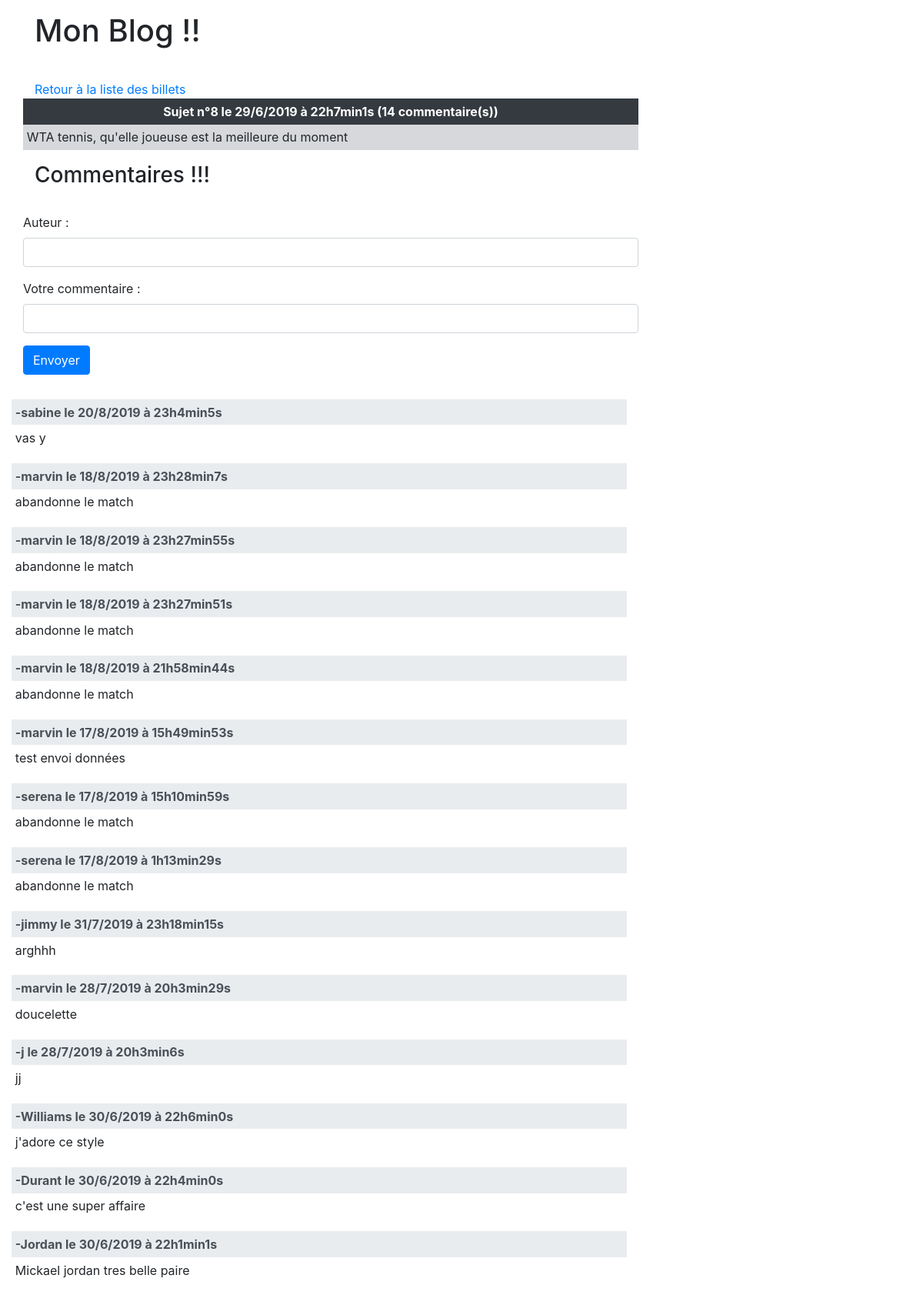
The app's page /index.php?action=post&id=8 with its own data.
### tables this page shows
CREATE TABLE `posts` (
  `id` tinyint(3) UNSIGNED NOT NULL,
  `title` varchar(250) NOT NULL,
  `content` varchar(250) NOT NULL,
  `date_creation` datetime DEFAULT NULL
);

CREATE TABLE `comments` (
  `id` int(11) NOT NULL,
  `id_post` tinyint(3) UNSIGNED DEFAULT NULL,
  `author` varchar(250) NOT NULL,
  `comment` text NOT NULL,
  `date_comment` datetime DEFAULT NULL
);

### controller/frontend.php (called while the page is built, shortened)
<?php
require('model/frontend.php');
function post()
{
    $post = viewPost($_GET['id']);
    $ncomment = nbComment($_GET['id']);
    $ReqComment = listComments($_GET['id']);
    require('view/frontend/postView.php');
}

### model/frontend.php (called while the page is built, shortened)
<?php
function viewPost($postid)
{
	$bdd = dbConnect();
	$req2 = $bdd->prepare('SELECT id, title, content, date_creation, DAY(date_creation) AS jour, MONTH(date_creation) AS mois, YEAR(date_creation) AS annee, HOUR(date_creation) AS heure, MINUTE(date_creation) AS minute, SECOND(date_creation) AS seconde FROM posts  WHERE id=?');
	$req2->execute(array($postid));
	$post = $req2->fetch();
	return $post;
}
function nbComment()
{
	$bdd = dbConnect();
	$nbrcomment = $bdd->prepare('SELECT COUNT(id_post) as nbrmsg FROM comments WHERE id_post=?');
	$nbrcomment->execute(array($_GET['id']));
	$ncomment = $nbrcomment->fetch();
	return $ncomment;
}
function listComments($postid)
{
	$bdd = dbConnect();
	$ReqComment = $bdd->prepare('SELECT author, comment, date_comment, DAY(date_comment) AS jour, MONTH(date_comment) AS mois, YEAR(date_comment) AS annee, HOUR(date_comment) AS heure, MINUTE(date_comment) AS minute, SECOND(date_comment) AS seconde FROM comments WHERE id_post=? ORDER BY ID DESC');
	$ReqComment->execute(array($postid));
	return $ReqComment;
}
function dbConnect()
{
    try
    {
        $bdd = new PDO('mysql:host=localhost;dbname=TpBlog;charset=utf8', 'root', '');
        return $bdd;
    }
    catch(Exception $e)
    {
        die('Erreur : '.$e->getMessage());
    }
}

### view/frontend/postView.php (the view, shortened to what this page needs)
<!DOCTYPE html>
<html>
<head>
</head>
<body>
	<section class="container">
		<header>
			<p><h1>Mon Blog !!</h1></p>
			<br/ >
			<a href="index.php">Retour à la liste des billets</a>
		</header>
		<section class="row">
			<table class="table table-borderless table-sm">
					<thead  class="thead-dark">
						<tr><th><?php echo htmlspecialchars($post['title']) . ' le ' . $post['jour'] . '/' . $post['mois'] . '/' . $post['annee'] . ' à ' . $post['heure'] . 'h' . $post['minute'] . 'min' . $post['seconde'] . 's' ; ?>
						<?php
							echo '(' . htmlspecialchars($ncomment['nbrmsg']) .' commentaire(s))';
					?>
			</th></tr>
					</thead>
						<tr><td class="table-secondary"><?php echo htmlspecialchars($post['content']); ?></td></tr>
			</table><br/>
		</section>
		<br\ >
		<h3>Commentaires !!!</h3>
		<br/ >
			<section class="row">
					<form class="form-group" action=""  method="POST">
						<p><label>Auteur : </label><input class="form-control" type="text" name="author" required></p>
						<p><label>Votre commentaire : </label><input class="form-control" type="text" name="comment" required></p>
						<p><button type="submit" name="submit_msg" class="btn btn-primary">Envoyer</button></p>
					</form>
				<br/ >
				<div class="row">
					<?php
					while ($comments = $ReqComment->fetch())
					{
					?>
					<table class="table table-borderless table-sm">
						<thead  class="thead-light">
							<?php
							$datecom = $comments['jour'] . '/' . $comments['mois'] . '/' . $comments['annee'] . ' à ' . $comments['heure'] . 'h' . $comments['minute'] . 'min' . $comments['seconde'] . 's';
							?>
						<tr><th><?php echo '-'.htmlspecialchars($comments['author']) . ' le ' . $datecom; ?></th></tr></thead>
						<tr><td ><?php echo htmlspecialchars($comments['comment']); ?></td></tr>
					</table><br/>
					<?php
					}
					?>
				</div>
	</section>
	<?php $content = ob_get_clean(); ?>
	<?php require('template.php'); ?>
</body>
</html>

### index.php
<?php
require('controller/frontend.php');
if (isset($_GET['action'])) {
    if ($_GET['action'] == 'listPosts') {
        listPosts();
    }
    elseif ($_GET['action'] == 'post') {
        if (isset($_GET['id']) && $_GET['id'] > 0) {
            post();
        }
        else {
            echo 'Erreur : aucun identifiant de billet envoyé';
        }
    }
}
else {
    listPosts();
}

### view/frontend/template.php (shortened to what this page needs)
<!DOCTYPE html>
<html>
<head>
    <link href="https://stackpath.bootstrapcdn.com/bootstrap/4.3.1/css/bootstrap.min.css" rel="stylesheet">
    <link rel="stylesheet" href="public/style.css">
</head>
<body>
	<?= $content ?>
</body>
</html>

### public/style.css (style rules this page uses)
body { background-color : white; }
.thead-dark { text-align: center; }
@media (min-width: 868px) { .table, .form-control { width: 800px; } }

### records on screen
posts: title "Sujet n°8", content "WTA tennis, qu'elle joueuse est la meilleure du moment"
comments: author "sabine", datecom "20/8/2019 à 23h4min5s", comment "vas y"
comments: author "marvin", datecom "18/8/2019 à 23h28min7s", comment "abandonne le match"
comments: author "marvin", datecom "18/8/2019 à 23h27min55s", comment "abandonne le match"
comments: author "marvin", datecom "18/8/2019 à 23h27min51s", comment "abandonne le match"
comments: author "marvin", datecom "18/8/2019 à 21h58min44s", comment "abandonne le match"
comments: author "marvin", datecom "17/8/2019 à 15h49min53s", comment "test envoi données"
comments: author "serena", datecom "17/8/2019 à 15h10min59s", comment "abandonne le match"
comments: author "serena", datecom "17/8/2019 à 1h13min29s", comment "abandonne le match"
comments: author "jimmy", datecom "31/7/2019 à 23h18min15s", comment "arghhh"
comments: author "marvin", datecom "28/7/2019 à 20h3min29s", comment "doucelette"
comments: author "j", datecom "28/7/2019 à 20h3min6s", comment "jj"
comments: author "Williams", datecom "30/6/2019 à 22h6min0s", comment "j'adore ce style"
comments: author "Durant", datecom "30/6/2019 à 22h4min0s", comment "c'est une super affaire"
comments: author "Jordan", datecom "30/6/2019 à 22h1min1s", comment "Mickael jordan tres belle paire"

### other values on screen
$post['jour'] "29"
$post['mois'] "6"
$post['annee'] "2019"
$post['heure'] "22"
$post['minute'] "7"
$post['seconde'] "1"
$ncomment['nbrmsg'] "14"
